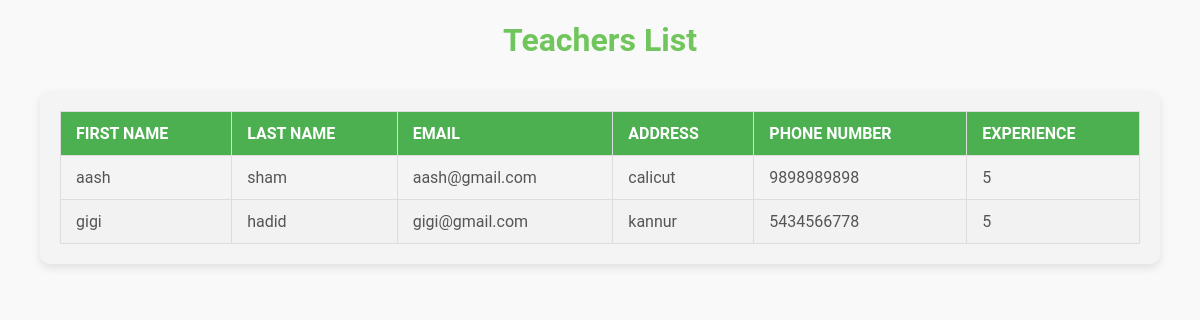
Before: /hometeacher/ with the older database file.
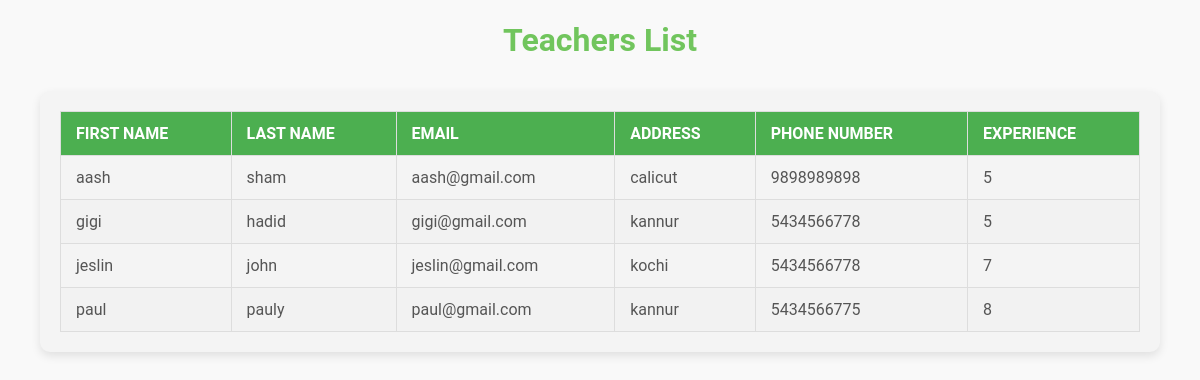
After: the same page with the newer database file.
### studentapp/models.py (models this page shows)
class Teacher(models.Model):
    teacher_id=models.ForeignKey(User,on_delete=models.CASCADE)
    address=models.CharField(max_length=255)
    phone_number=models.IntegerField()
    salary=models.IntegerField()
    experience=models.IntegerField()

class User(AbstractUser):
    usertype=models.CharField(max_length=50)

### studentapp/views.py (the view)
# urls.py: path("hometeacher/",hometeacher,name='hometeacher'),
def hometeacher(request):
    x=Teacher.objects.all()
    return render(request,"hometeacher.html",{"data":x})

### studentapp/templates/hometeacher.html (shortened to what this page needs)
<!DOCTYPE html>
<html lang="en">
<head>
</head>
<body>
    <h1>Teachers List</h1>
    <div class="table-container">
        <table>
            <thead>
                <tr>
                    <th>First Name</th>
                    <th>Last Name</th>
                    <th>Email</th>
                    <th>Address</th>
                    <th>Phone Number</th>
                    <th>Experience</th>
                </tr>
            </thead>
            <tbody>
                {% for i in data %}
                <tr>
                    <td>{{ i.teacher_id.first_name }}</td>
                    <td>{{ i.teacher_id.last_name }}</td>
                    <td>{{ i.teacher_id.email }}</td>
                    <td>{{ i.address }}</td>
                    <td>{{ i.phone_number }}</td>
                    <td>{{ i.experience }}</td>
                </tr>
                {% endfor %}
            </tbody>
        </table>
    </div>
</body>
</html>

Changed rows visible on the page:
added Teacher: teacher_id.first_name "jeslin", teacher_id.last_name "john", teacher_id.email "jeslin@gmail.com", address "kochi", phone_number "5434566778", experience "7"
added Teacher: teacher_id.first_name "paul", teacher_id.last_name "pauly", teacher_id.email "paul@gmail.com", address "kannur", phone_number "5434566775", experience "8"
